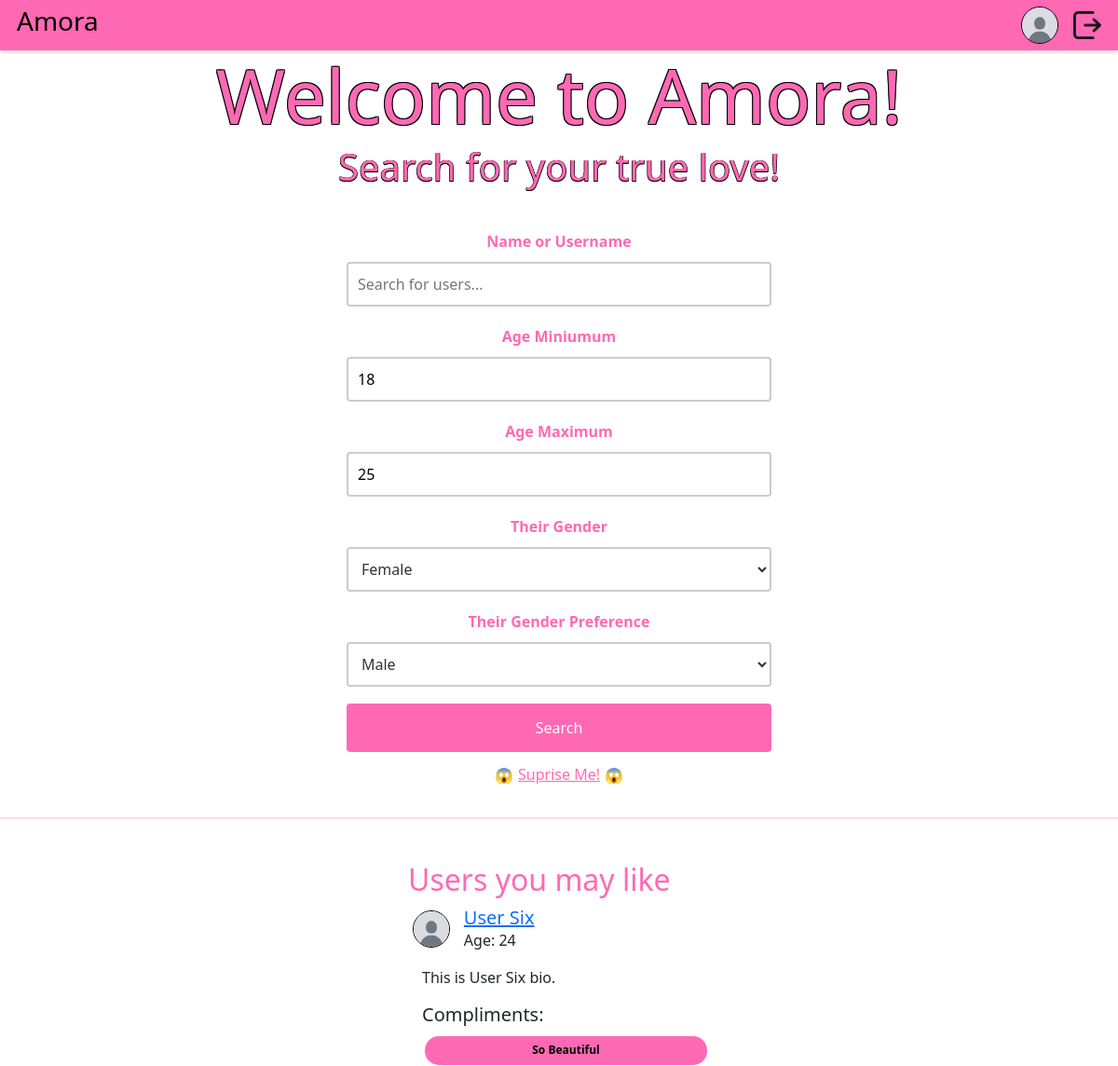
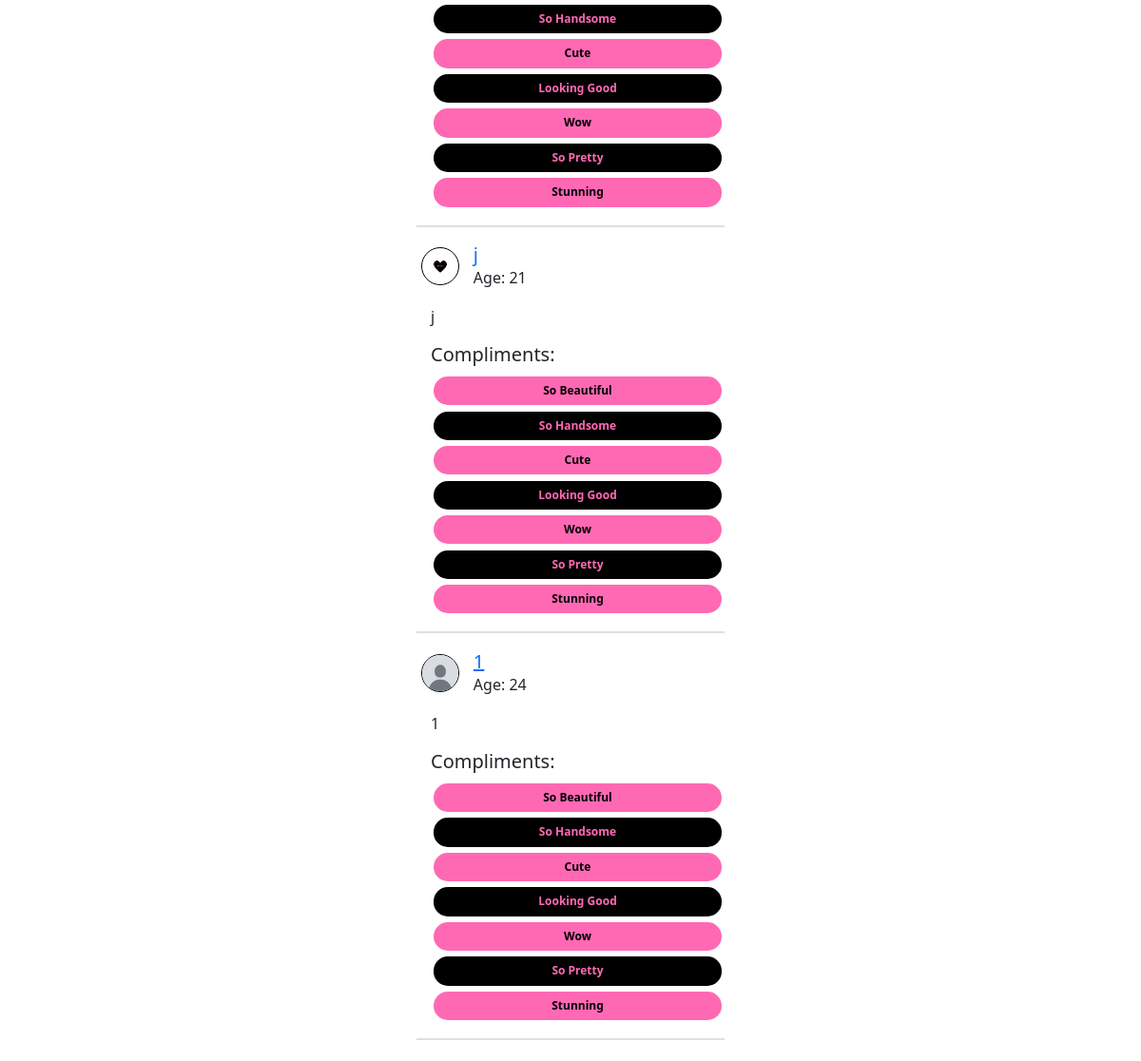
/ (signed in), run on the app's committed database (2 pictures, top to bottom).
### DatingApp/model.py (models this page shows)
class Profile(db.Model):
    id: Mapped[int] = mapped_column(primary_key=True)
    user_id: Mapped[int] = mapped_column(ForeignKey("user.id"), unique=True)
    user: Mapped["User"] = relationship(
        back_populates="profile",
        single_parent=True,
    )
    fullname: Mapped[str] = mapped_column(String(128))
    bio: Mapped[Optional[str]] = mapped_column(Text)
    instagram_username: Mapped[Optional[str]] = mapped_column(String(64))
    birth_year: Mapped[Optional[int]] = mapped_column(Integer)
    age_minimum: Mapped[Optional[int]] = mapped_column(Integer)
    age_maximum: Mapped[Optional[int]] = mapped_column(Integer)
    gender: Mapped[Optional[str]] = mapped_column(String(16))
    genderPreference: Mapped[Optional[str]] = mapped_column(String(16))
    photo_id: Mapped[Optional[int]] = mapped_column(ForeignKey("photo.id"))
    photo: Mapped[Optional["Photo"]] = relationship(back_populates="profile")

class User(flask_login.UserMixin, db.Model):
    id: Mapped[int] = mapped_column(primary_key=True)
    email: Mapped[str] = mapped_column(String(128), unique=True)
    username: Mapped[str] = mapped_column(String(64))
    password: Mapped[str] = mapped_column(String(256))
    profile: Mapped["Profile"] = relationship(back_populates="user")
    liking: Mapped[List["User"]] = relationship(
        secondary=LikingAssociation.__table__,
        primaryjoin=LikingAssociation.liker_id == id,
        secondaryjoin=LikingAssociation.liked_id == id,
        back_populates="likers",
    )
    likers: Mapped[List["User"]] = relationship(
        secondary=LikingAssociation.__table__,
        primaryjoin=LikingAssociation.liked_id == id,
        secondaryjoin=LikingAssociation.liker_id == id,
        back_populates="liking",
    )
    blocking: Mapped[List["User"]] = relationship(
        secondary=BlockingAssociation.__table__,
        primaryjoin=BlockingAssociation.blocker_id == id,
        secondaryjoin=BlockingAssociation.blocked_id == id,
        back_populates="blockers",
    )
    blockers: Mapped[List["User"]] = relationship(
        secondary=BlockingAssociation.__table__,
        primaryjoin=BlockingAssociation.blocked_id == id,
        secondaryjoin=BlockingAssociation.blocker_id == id,
        back_populates="blocking",
    )
    sent_proposals: Mapped[List["DateProposal"]] = relationship(
        back_populates="proposer", foreign_keys="DateProposal.proposer_id"
    )
    received_proposals: Mapped[List["DateProposal"]] = relationship(
        back_populates="recipient", foreign_keys="DateProposal.recipient_id"
    )
    sent_compliments: Mapped[List["Compliments"]] = relationship(
        back_populates="sender", foreign_keys="Compliments.sender_id"
    )
    received_compliments: Mapped[List["Compliments"]] = relationship(
        back_populates="recipient", foreign_keys="Compliments.recipient_id"
    )

### DatingApp/main.py (the view)
@bp.route("/")
@flask_login.login_required
def index():
    curUser = flask_login.current_user
    current_year = datetime.now().year
    age_min = current_year - curUser.profile.age_maximum
    age_max = current_year - curUser.profile.age_minimum
    gender_pref = curUser.profile.genderPreference
    blocked_users = [blocked_user.id for blocked_user in curUser.blocking]
    curAge = current_year - curUser.profile.birth_year
    defaultUsers = db.session.query(model.User).join(model.Profile).filter(
        model.User.id != curUser.id,
        model.Profile.birth_year.between(age_min, age_max),
        model.User.id.notin_(blocked_users),
        model.Profile.gender == gender_pref,
        model.Profile.genderPreference == curUser.profile.gender,
        (model.Profile.age_maximum >= curAge) &
        (model.Profile.age_minimum <= curAge)
        ).limit(10).all()
    compliments = ["So Beautiful", "So Handsome", "Cute", "Looking Good", "Wow", "So Pretty", "Stunning"]
    return render_template("main/index.html", user=curUser, defaultUsers = defaultUsers, current_year=current_year, compliments=compliments)

### DatingApp/__init__.py (called while the page is built)
def create_app(test_config=None):
    app = Flask(__name__)
    app.config["SECRET_KEY"] = "93220d9b340cf9a6c39bac99cce7daf220167498f91fa"
    app.config["SQLALCHEMY_DATABASE_URI"] = "sqlite:///DatingApp.db"
    login_manager = LoginManager()
    login_manager.login_view = 'auth.login'
    login_manager.init_app(app)
    from . import model
    @login_manager.user_loader
    def load_user(user_id):
        return db.session.get(model.User, int(user_id))
    db.init_app(app)
    from . import main
    from . import auth
    app.register_blueprint(main.bp)
    app.register_blueprint(auth.bp)
    return app

### DatingApp/templates/main/index.html (shortened to what this page needs)
{% extends 'base.html' %}
{% block content %}
    <section class="welcome-section">
        <h1>Welcome to Amora!</h1>
        <h4>Search for your true love!</h4>
        <form action = "{{url_for('main.search')}}" method = "get">
            <div class = "searchContainer">
                <label for="name">Name or Username</label>
                <input type="text" name="name" placeholder="Search for users...">
                <label for="gender">Age Miniumum</label>
                <input type="number" name="age_minimum" placeholder="Min age" value="{{ user.profile.age_minimum }}" min="18" max="100">
                <label for="gender">Age Maximum</label>
                <input type="number" name="age_maximum" placeholder="Max age" value="{{ user.profile.age_maximum }}" min="18" max="100">
                <label for="gender">Their Gender</label>
                <select name="gender">
                    <option value="female" {% if user.profile.genderPreference == 'female' %}selected{% endif %}>Female</option>
                </select>
                <label for="genderPreference">Their Gender Preference</label>
                <select name="genderPreference">
                    <option value="male" {% if user.profile.gender == 'male' %}selected{% endif %}>Male</option>
                </select>
                <button type="submit">Search</button>
                <div style="display: flex; vertical-align: middle">
                    <p class="emoji"> &#128561</p>
                    <a href="{{ url_for('main.getRandom') }}" class="mt-1" style="text-align: center; color: #ff69b4; width: 100%" role="button">Suprise Me!</a>
                    <p class="emoji"> &#128561</p>
                </div>
            </div>
        </form>
        <hr style="border: 1.5px solid ; color:#ff69b4; width: 100%">
        <div style="display: flex; justify-content: space-evenly">
            {% if defaultUsers %}
            <div class="listUsers">
                <br>
                <h2>Users you may like</h2>
                {% for user in defaultUsers %}
                    <div class="userRow">
                        {% if user.profile.photo %}
                            <img src="{{ url_for('static', filename='photos/photo-' ~ user.profile.photo.id ~ '.' ~ user.profile.photo.file_extension) }}" class="pfpSmall" alt="Profile photo" style="margin-right: 15px;">
                        {% else %}
                            <img src="{{ url_for('static', filename='photos/defaultPfp.jpg') }}" class="pfpSmall" alt="Default profile photo" style="margin-right: 15px;">
                        {% endif %}
                        <div style="display: flex; flex-direction: column;">
                            <h5 style="margin: 0;"><a href="{{ url_for('main.profile', user_id=user.id) }}">{{ user.profile.fullname }}</a></h5>
                            <p style="margin: 0;">Age: {{ current_year - user.profile.birth_year }}</p>
                        </div>
                    </div>
                    <p style="margin-left: 15px;">{{ user.profile.bio }}</p>
                    <div class="compliments">
                        <h5>Compliments:</h5>
                            {% for compliment in compliments %}
                            <button class="compliment" data-user-id="{{ user.id }}" data-message="{{ compliment }}">
                                {{ compliment }}
                              </button>
                            {% endfor %}
                    </div>
                    <hr style="border: 0.5px solid; color: grey; width: 100%;">
                {% endfor %}
            </div>
            {% endif %}
        </div>
    </section>
{% endblock %}

### DatingApp/static/DatingApp.css (style rules this page uses)
body { background: #f2f3f5; }
.pfpSmall { width: 40px; height: 40px; border-radius: 50%; object-fit: cover; border: 1.5px solid #000; }
.welcome-section h1 { font-size: 5em; margin: 0; padding: 0; text-align: center; color: #ff69b4; text-shadow: 1px 1px 0 #000, -1px -1px 0 #000, 1px -1px 0 #000, -1px 1px 0 #000; }
.welcome-section h4 { font-size: 2.5em; margin: 0; padding: 5px 0px 10px 0px; text-align: center; color: #ff69b4; text-shadow: 0.5px 0.5px 0 #000, -0.5px -0.5px 0 #000, 0.5px -0.5px 0 #000, -0.5px 0.5px 0 #000; }
.searchContainer { display: flex; flex-direction: column; width: 40%; margin: 1% auto; padding: 1% 1%; align-items: center; }
.searchContainer input[type="text"] { width: 100%; padding: 10px; margin: 10px 0; box-sizing: border-box; border: 2px solid #ccc; border-radius: 4px; }
.searchContainer label { font-weight: bold; padding-top: 10px; color: #ff69b4; }
.searchContainer input[type="number"] { width: 100%; padding: 10px; margin: 10px 0; box-sizing: border-box; border: 2px solid #ccc; border-radius: 4px; }
.searchContainer select { width: 100%; padding: 10px; margin: 10px 0; box-sizing: border-box; border: 2px solid #ccc; border-radius: 4px; background-color: white; color: #333; font-size: 1em; }
.searchContainer option { padding: 10px; }
.searchContainer button { width: 100%; background-color: #ff69b4; color: white; padding: 14px 20px; margin: 8px 0; border: none; border-radius: 4px; cursor: pointer; }
.listUsers { display: flex; flex-direction: column; padding: 0.5% 1.5%; width: 30%; word-break: break-word; }
.listUsers h2 { color: #ff69b4; }
.userRow { display: flex; flex-direction: row; padding: 0.5% 1.5%; align-items: center; margin-bottom: 15px; }
.emoji { margin: 5px 5px; }
.compliments { margin-left: 15px; display: flex; flex-direction: column; }
.compliment { border-radius: 15px; border: 0px solid #ff69b4; margin: 1% 1%; padding: 2% 4%; background-color: #ff69b4; font-weight: bold; font-size: 12px; }
.compliment:nth-child(odd) { background-color: #000; color: #ff69b4; }

### data on the page
Profile: age_minimum "18", age_maximum "25", gender "Female", genderPreference "Male"
User: profile.fullname "User Six", profile.bio "This is User Six bio.", compliments "So Beautiful" "So Handsome" "Cute" "Looking Good" "Wow" "So Pretty" "Stunning"
Profile: current_year-user.profile.birth_year "24"
User: profile.fullname "j", profile.bio "j", compliments "So Beautiful" "So Handsome" "Cute" "Looking Good" "Wow" "So Pretty" "Stunning"
Profile: current_year-user.profile.birth_year "21"
User: profile.fullname "1", profile.bio "1", compliments "So Beautiful" "So Handsome" "Cute" "Looking Good" "Wow" "So Pretty" "Stunning"
Profile: current_year-user.profile.birth_year "24"
